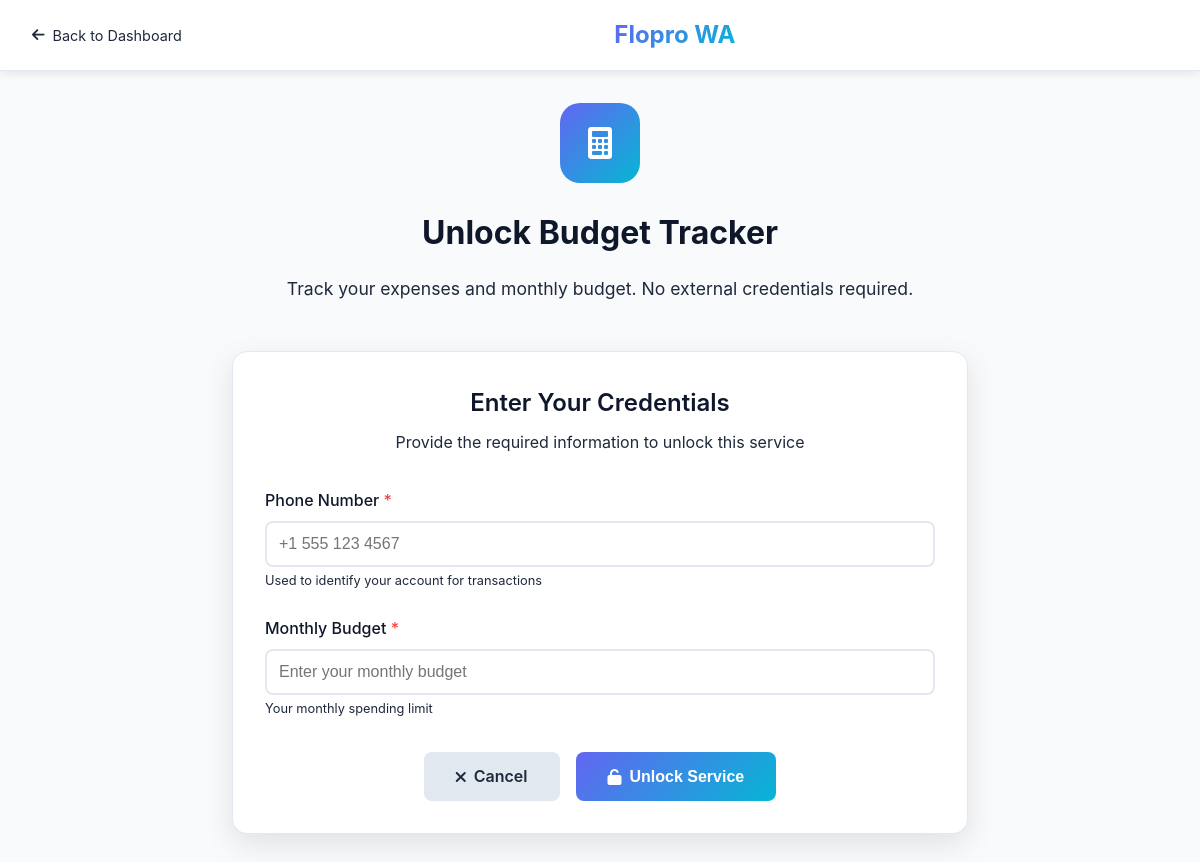
The app's page /service/budget-tracker/ (signed in) with its own data.
### core/models.py (models this page shows, shortened)
class Service(models.Model):
    slug = models.SlugField(max_length=50, unique=True, help_text="Unique identifier for the service")
    name = models.CharField(max_length=100, help_text="Display name of the service")
    description = models.TextField(help_text="Description of what this service does")
    icon = models.CharField(max_length=50, blank=True, help_text="FontAwesome icon class")
    template_workflow_id = models.PositiveIntegerField(help_text="n8n workflow ID of the template")
    credential_type = models.CharField(max_length=50, help_text="n8n credential type (e.g., 'googleOAuth2', 'httpBasicAuth')")
    credential_ui_schema = models.JSONField(help_text="JSON schema for credential input form fields")
    credential_node_types = models.JSONField(help_text="List of n8n node types that use this credential")
    is_active = models.BooleanField(default=True, help_text="Whether this service is available to users")
    created_at = models.DateTimeField(auto_now_add=True)
    updated_at = models.DateTimeField(auto_now=True)
    class Meta:
        ordering = ['name']

### core/views.py (the view, shortened to what this page needs)
# urls.py: path('service/<slug:service_slug>/', views.service_detail, name='service_detail'),
@login_required
def service_detail(request, service_slug):
    service = get_object_or_404(Service, slug=service_slug, is_active=True)
    try:
        user_workflow = UserWorkflow.objects.get(user=request.user, service=service)
        return redirect('core:dashboard')  # Already has this service
    except UserWorkflow.DoesNotExist:
        pass
    credential_schema = service.credential_ui_schema.copy() if service.credential_ui_schema else {}
    needs_phone = service.slug in ['budget-tracker', 'ultimate-personal-assistant']
    user_has_phone = False
    if needs_phone:
        user_has_phone = (
            hasattr(request.user, 'profile') and
            request.user.profile.phone_number and
            request.user.profile.phone_number.strip()
        )
        if user_has_phone:
            credential_schema.pop('phone_number', None)
        else:
            if 'phone_number' in credential_schema:
                credential_schema['phone_number']['required'] = True
    context = {
        'service': service,
        'credential_schema': credential_schema,
        'user_has_phone': user_has_phone,
        'needs_phone': needs_phone,
    }
    return render(request, 'core/service_detail.html', context)

### core/templates/core/service_detail.html (shortened to what this page needs)
<!DOCTYPE html>
<html lang="en">
<head>
    <link href="https://cdnjs.cloudflare.com/ajax/libs/font-awesome/6.0.0/css/all.min.css" rel="stylesheet">
</head>
<body>
    <nav class="navbar">
        <div class="nav-container">
            <a href="{% url 'core:dashboard' %}" class="back-btn">
                <i class="fas fa-arrow-left"></i>
                Back to Dashboard
            </a>
            <div class="logo">Flopro WA</div>
        </div>
    </nav>
    <div class="service-detail">
        <div class="service-header">
            <div class="service-icon-large">
                <i class="{{ service.icon|default:'fas fa-cogs' }}"></i>
            </div>
            <h1 class="service-title">Unlock {{ service.name }}</h1>
            <p class="service-description">{{ service.description }}</p>
        </div>
        <form method="post" class="credential-form" id="credentialForm">
            <div class="form-header">
                <h2 class="form-title">Enter Your Credentials</h2>
                <p class="form-subtitle">
                    {% if service.credential_type == 'googleOAuth2' %}
                        Connect your Google account to get started
                    {% elif needs_phone and user_has_phone %}
                        Your phone number from signup will be used automatically
                    {% else %}
                        Provide the required information to unlock this service
                    {% endif %}
                </p>
            </div>
            {% for field_name, field_config in credential_schema.items %}
            <div class="form-group">
                <label for="id_{{ field_name }}" class="form-label">
                    {{ field_config.label|default:field_name|title }}
                    {% if field_config.required %}
                        <span style="color: var(--error);">*</span>
                    {% endif %}
                </label>
                {% if field_config.type == 'textarea' %}
                    <textarea
                        name="{{ field_name }}"
                        id="id_{{ field_name }}"
                        class="form-input form-textarea"
                        placeholder="{{ field_config.placeholder|default:'' }}"
                        {% if field_config.required %}required{% endif %}
                    ></textarea>
                {% else %}
                    <input
                        type="{{ field_config.type|default:'text' }}"
                        name="{{ field_name }}"
                        id="id_{{ field_name }}"
                        class="form-input"
                        placeholder="{{ field_config.placeholder|default:'' }}"
                        {% if field_config.required %}required{% endif %}
                    >
                {% endif %}
                {% if field_config.help_text %}
                    <div class="form-help">{{ field_config.help_text }}</div>
                {% endif %}
            </div>
            {% endfor %}
            <div class="form-actions">
                <a href="{% url 'core:dashboard' %}" class="btn btn-secondary">
                    <i class="fas fa-times"></i>
                    Cancel
                </a>
                <button type="submit" class="btn btn-primary" id="submitBtn">
                    <i class="fas fa-unlock"></i>
                    <span id="btnText">Unlock Service</span>
                </button>
            </div>
        </form>
    </div>
</body>
</html>

### core/templates/core/service_detail.html (style rules this page uses)
:root { --primary: #6366f1; --primary-dark: #4f46e5; --secondary: #06b6d4; --accent: #f59e0b; --dark: #0f172a; --light: #f8fafc; --gray-100: #f1f5f9; --gray-200: #e2e8f0; --gray-300: #cbd5e1; --gray-800: #1e293b; --success: #10b981; --error: #ef4444; }
* { margin: 0; padding: 0; box-sizing: border-box; }
body { font-family: 'Inter', -apple-system, BlinkMacSystemFont, 'Segoe UI', Roboto, sans-serif; line-height: 1.6; color: var(--gray-800); background: var(--light); }
.navbar { background: white; border-bottom: 1px solid var(--gray-200); box-shadow: 0 2px 10px rgba(0, 0, 0, 0.1); }
.nav-container { max-width: 1200px; margin: 0 auto; padding: 1rem 2rem; display: flex; justify-content: space-between; align-items: center; }
.logo { font-size: 1.5rem; font-weight: 700; background: linear-gradient(135deg, var(--primary), var(--secondary)); -webkit-background-clip: text; -webkit-text-fill-color: transparent; background-clip: text; }
.back-btn { color: var(--gray-600); text-decoration: none; font-size: 0.9rem; display: flex; align-items: center; gap: 0.5rem; transition: color 0.3s ease; }
.service-detail { max-width: 800px; margin: 0 auto; padding: 2rem; }
.service-header { text-align: center; margin-bottom: 3rem; }
.service-icon-large { width: 80px; height: 80px; background: linear-gradient(135deg, var(--primary), var(--secondary)); border-radius: 20px; display: inline-flex; align-items: center; justify-content: center; color: white; font-size: 2rem; margin-bottom: 1.5rem; }
.service-title { font-size: 2rem; font-weight: 700; margin-bottom: 1rem; color: var(--dark); }
.service-description { color: var(--gray-600); font-size: 1.1rem; line-height: 1.6; margin-bottom: 2rem; }
.credential-form { background: white; padding: 2rem; border-radius: 15px; box-shadow: 0 10px 30px rgba(0, 0, 0, 0.1); border: 1px solid var(--gray-200); }
.form-header { text-align: center; margin-bottom: 2rem; }
.form-title { font-size: 1.5rem; font-weight: 600; margin-bottom: 0.5rem; color: var(--dark); }
.form-subtitle { color: var(--gray-600); }
.form-group { margin-bottom: 1.5rem; }
.form-label { display: block; font-weight: 500; margin-bottom: 0.5rem; color: var(--dark); }
.form-input { width: 100%; padding: 0.75rem; border: 2px solid var(--gray-200); border-radius: 8px; font-size: 1rem; transition: border-color 0.3s ease; }
.form-help { font-size: 0.8rem; color: var(--gray-500); margin-top: 0.25rem; }
.form-actions { display: flex; gap: 1rem; justify-content: center; margin-top: 2rem; }
.btn { padding: 0.75rem 2rem; border: none; border-radius: 8px; text-decoration: none; font-size: 1rem; font-weight: 600; transition: all 0.3s ease; cursor: pointer; display: inline-flex; align-items: center; gap: 0.5rem; }
.btn-primary { background: linear-gradient(135deg, var(--primary), var(--secondary)); color: white; }
.btn-secondary { background: var(--gray-200); color: var(--gray-700); }

### records on screen
Service: name "Budget Tracker", description "Track your expenses and monthly budget. No external credentials required."

### other values on screen
{{ field_config.label|default:field_name|title }} "Phone Number" "Monthly Budget"
{{ field_config.help_text }} "Used to identify your account for transactions" "Your monthly spending limit"
